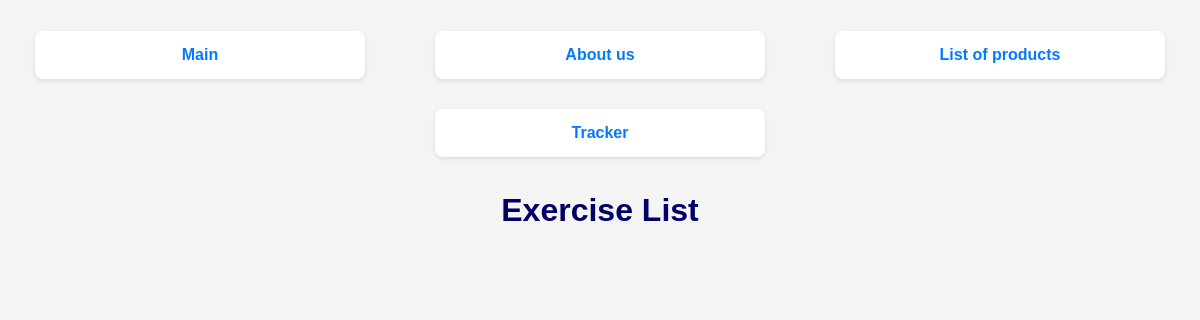
The app's page /exercises/, older data.
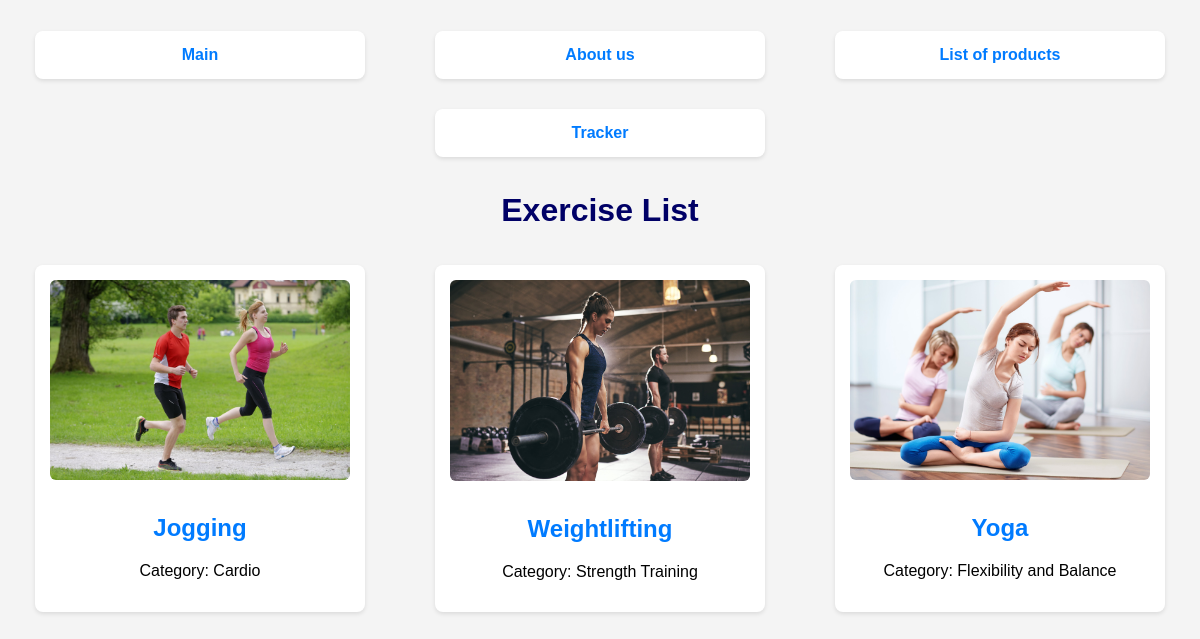
The same page, newer data.
### exercises/models.py (models this page shows, shortened)
class Exercise(models.Model):
    name = models.CharField(max_length=150)
    description = models.TextField()
    category = models.ForeignKey(ExerciseCategory, on_delete=models.CASCADE)
    difficulty = models.CharField(max_length=50)
    image = models.ImageField(upload_to='exercise_images/', null=True, blank=True)
    video_url = models.URLField(null=True, blank=True)
    effectiveness = models.FloatField(null=True, blank=True)

class ExerciseCategory(models.Model):
    name = models.CharField(max_length=100)
    description = models.TextField()
    def __str__(self):
        return self.name

### exercises/views.py (the view)
# urls.py: path('', views.exercise_list, name='exercise_list'),
def exercise_list(request):
    exercises = Exercise.objects.all()
    return render(request, 'exercises/exercise_list.html', {'exercises': exercises})

### templates/exercises/exercise_list.html (shortened to what this page needs)
{% load static %}
<!DOCTYPE html>
<html lang="en">
<head>
</head>
<body style="background-image: url('{% static 'mainpage/images/exer.jpg' %}');
             background-size: cover;
             background-repeat: no-repeat;
             background-attachment: fixed;">
    <nav>
        <ul class="menu-main">
            <li><a href="{% url 'mainpage' %}" class="current">Main</a></li>
            <li><a href="{% url 'aboutus' %}">About us</a></li>
            <li><a href="{% url 'products_list' %}">List of products</a></li>
            <li><a href="/tracker/">Tracker</a></li>
        </ul>
    </nav>
    <h1>Exercise List</h1>
    <ul>
        {% for exercise in exercises %}
        <li>
            <div class="exercise-section">
                <img src="{{ exercise.image.url }}" alt="{{ exercise.name }} image">
                <h2><a href="{% url 'exercise_detail' exercise.id %}">{{ exercise.name }}</a></h2>
                <p>Category: {{ exercise.category }}</p>
            </div>
        </li>
        {% endfor %}
    </ul>
</body>
</html>

Row changes from the older to the newer data that the page shows:
added Exercise: image (picture), name "Jogging", category "Cardio"
added Exercise: image (picture), name "Weightlifting", category "Strength Training"
added Exercise: image (picture), name "Yoga", category "Flexibility and Balance"
